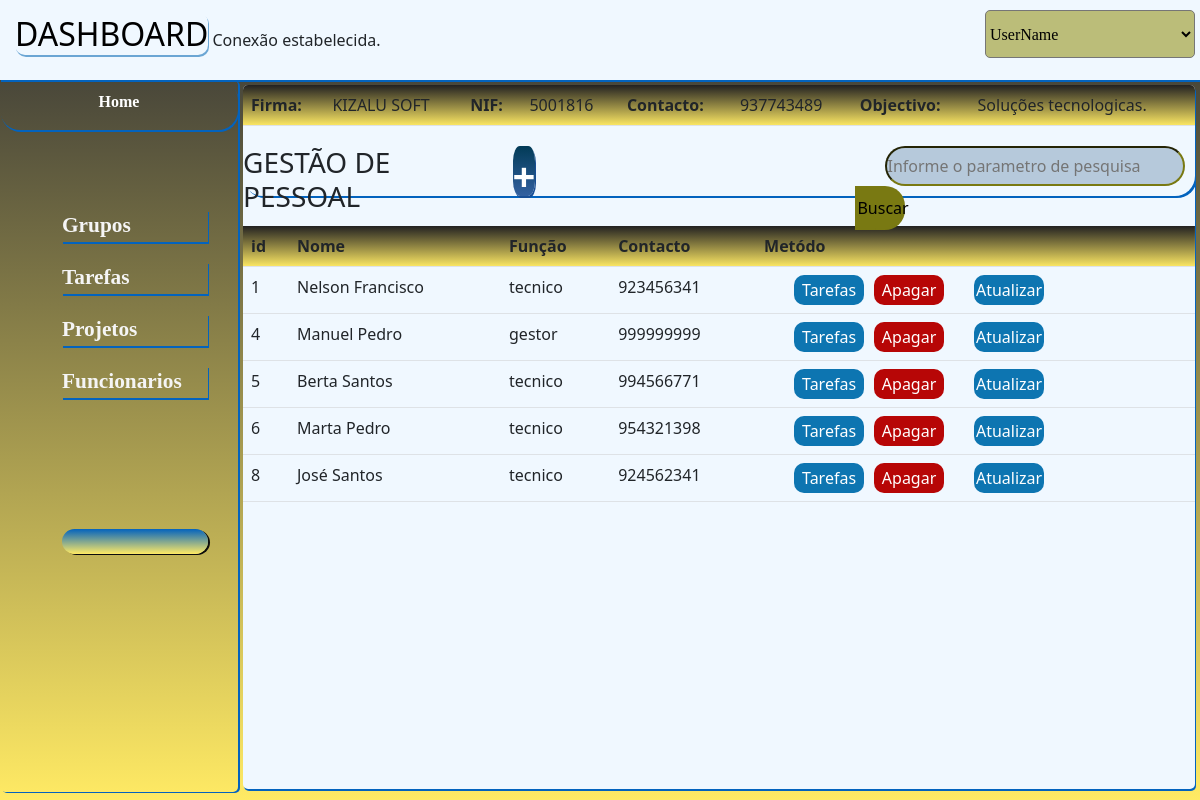
Page /view/pessoas.php (signed in) on the committed database.
### tables this page shows
CREATE TABLE IF NOT EXISTS `empresas` (
  `id` int NOT NULL AUTO_INCREMENT,
  `designacao` varchar(50) NOT NULL,
  `contacto` int NOT NULL,
  `responsavel` int NOT NULL,
  `objectivo` text,
  `nif` int DEFAULT NULL,
  PRIMARY KEY (`id`),
  KEY `responsavel` (`responsavel`),
  CONSTRAINT `empresas_ibfk_1` FOREIGN KEY (`responsavel`) REFERENCES `users` (`id`) ON DELETE CASCADE
);

CREATE TABLE IF NOT EXISTS `pessoal` (
  `id` int NOT NULL AUTO_INCREMENT,
  `nome` varchar(50) NOT NULL,
  `funcao` enum('tecnico','supervisor','gestor') NOT NULL,
  `contacto` int DEFAULT NULL,
  PRIMARY KEY (`id`)
);

### view/pessoas.php (the view, shortened to what this page needs)
<!DOCTYPE html>
<html lang="en">
<head>
      <link rel="stylesheet" href="../bootstrap/css/bootstrap.css">
     <link rel="stylesheet" href="dasboard.css">
     <link href='https://cdn.boxicons.com/fonts/basic/boxicons.min.css' rel='stylesheet'>
</head>
<body>
     <div class="principal">
          <div class="menuSuperio">
               <div class="user">
                    <div class="dashboard">
                         <a href="dashboard.php">DASHBOARD</a>
                         <?php
                         require_once("../controller/conexao.php");
                           $sql = "SELECT *FROM pessoal;";
                         $resultado = mysqli_query($conector, $sql);
                         $sql="SELECT *FROM empresas LIMIT 1;";
                         $empresa=mysqli_query($conector,$sql);
                         ?>
                    </div>
                    <div class="perfil">
                         <select name="" id="">
                              <option value="" selected>UserName</option>
                         </select>
                    </div>
               </div>
          </div>
          <div class="conteudo">
               <div class="menuEsquerdo">
                    <a href="index.php">
                         <li class="ativar"><strong>Home</strong></li>
                    </a>
                    <ul>
                         <a href="grupos.php">
                              <li> <i class='bxr  bx-community'></i> <strong>Grupos</strong></li>
                         </a>
                         <a href="tarefas.php">
                              <li><i class='bxr  bx-calendar-check'  ></i> <strong>Tarefas</strong></li>
                         </a>
                         <a href="projectos.php">
                              <li><i class='bxr  bx-list-square'  ></i> <strong>Projetos</strong></li>
                         </a>
                         <a href="pessoas.php">
                              <li><i class='bxr  bx-user'  ></i> <strong>Funcionarios</strong></li>
                         </a>
                          <a href="../controller/logout.php">
            <li class="sair"><i class='bx  bx-arrow-out-up-square-half'></i> </li>
          </a>
                    </ul>
               </div>
               <div class="graficos1">
                     <table class="table" style="margin-top: 0px;">
                           <thead>
                              <?php
                                 while($listae=mysqli_fetch_assoc($empresa)){
                                      $firma=$listae['designacao'];
                                      $email=$listae['objectivo'];
                                      $nif=$listae['nif'];
                                      $telefone=$listae['contacto'];
                                  echo" <th>Firma: <td>$firma</td></th><th>NIF: <td>$nif</td></th><th>Contacto: <td>$telefone</td></th><th>Objectivo: <td>$email</td></th>";
                                 }
                             ?>
                           </thead>
                     </table>
                    <form action="" method="get" class="form">
                         <h3>GESTÃO DE PESSOAL</h3>
                     <a href="pessoaCriar.php"><strong>+</strong></a>
                         <div class="gsearch">
                              <input type="text" name="search" placeholder="Informe o parametro de pesquisa" required>
                              <button type="submit">Buscar</button>
                         </div>
                    </form>
                    <table class="table">
                         <thead>
                              <th>id</th>
                              <th>Nome</th>
                               <th>Função</th>
                              <th>Contacto</th>
                              <th>Metódo</th>
                         </thead>
                         <tbody>
                              <?php
                              while ($dados = mysqli_fetch_assoc($resultado)) {
                                     $id = $dados['id'];
                                   $nome = $dados['nome'];
                                   $funcao = $dados['funcao'];
                                   $contato = $dados['contacto'];
                                   echo "  <tr>
                                             <td>$id</td>
                                             <td>$nome</td>
                                             <td>$funcao</td>
                                             <td>$contato</td>
                                             <td>
                                             <div>
                                                   <form action='funcionarioTarefas.php' method='post'>
                                                  <input type='hidden' value='$id' name='idcode'>
                                                        <button type=submit class=atualizar><i class=bxr bx-pencil-square></i>Tarefas</button>
                                   </form>
<button type='button' class=apagar  data-bs-toggle='modal' data-bs-target='#exampleModal$id'><i class=bxr  bx-trash-x></i> Apagar</button>
<div class='modal fade' id='exampleModal$id' tabindex='-1' aria-labelledby='exampleModalLabel' aria-hidden='true' >
        <h5 class='modal-title' id='exampleModalLabel'>Desejas  apagar o sr(a) $nome ?</h5>
           <input type='hidden' value='$id' name='idcode'>
</div>
                                   <form action='../controller/pessoalController/updatePessoa.php' method='post'>
                                        <input type='hidden' value='$id' name='idcode'>
                                                        <button type=submit class=atualizar><i class=bxr bx-pencil-square></i>Atualizar</button>
                                   </form>
                                               </div>
                                             </td>
                                        </tr>";
                              }
                              ?>
                         </tbody>
                    </table>
               </div>
          </div>
     </div>
</body>
</html>

### rows in the picture
empresas: designacao "KIZALU SOFT", nif "5001816", contacto "937743489", objectivo "Soluções tecnologicas."
pessoal: id "1", nome "Nelson Francisco", funcao "tecnico", contacto "923456341"
pessoal: id "4", nome "Manuel Pedro", funcao "gestor", contacto "999999999"
pessoal: id "5", nome "Berta Santos", funcao "tecnico", contacto "994566771"
pessoal: id "6", nome "Marta Pedro", funcao "tecnico", contacto "954321398"
pessoal: id "8", nome "José Santos", funcao "tecnico", contacto "924562341"
